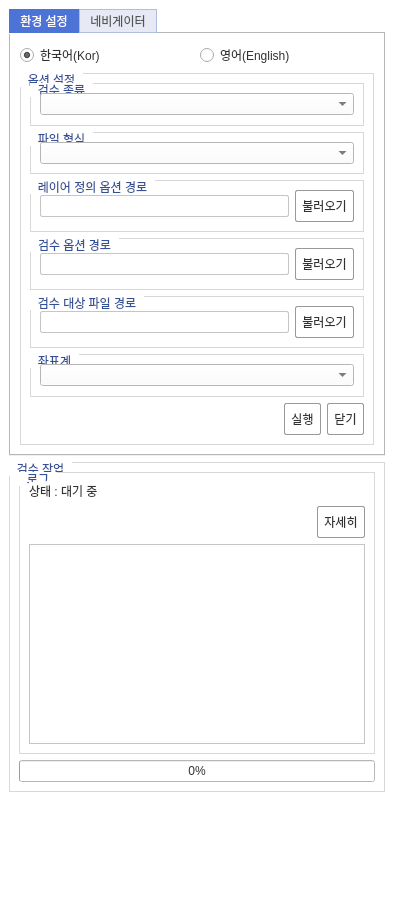
<?xml version="1.0" encoding="UTF-8"?>
<ui version="4.0">
 <class>aDockWidgetBase</class>
 <widget class="QDockWidget" name="aDockWidgetBase">
  <property name="geometry">
   <rect>
    <x>0</x>
    <y>0</y>
    <width>394</width>
    <height>901</height>
   </rect>
  </property>
  <property name="styleSheet">
   <string notr="true">



QWidget
{  
color: #323232;
    background-color: #ffffff;
}
QTreeView {

     background-color: #ffffff;
}


QToolButton{
margin: 5px 0;
border-right:1px solid #0e237a;
}


QToolButton:hover {
    color: #fff;
    background-color: #314dc0;
	border-top:1px solid #2e49b7;
	border-left:1px solid #2e49b7;
	border-bottom:1px solid #1a3194;
	border-right:1px solid #1a3194;
}


QToolButton:pressed {
    background-color: #152c8a;
}    



QToolButton:checked {
    color: #fff;
    background-color: #152c8a;
		border-radius: 0;
	
	border-top:1px solid #0e2171;
	border-left:1px solid #0e2171;
	border-bottom:1px solid #2e49b7;
	border-right:1px solid #2e49b7;
}    

QToolBar{
 background-color: #213ba7; 
 border-bottom: 1px solid #132a89;
} 

QToolBar QToolButton {
 margin-top:3px;
 padding:3px 3px;
  background: transparent;  
  color: white; 
  }
   
  
  
  
QToolBar QToolButton:pressed {
    border: 1px solid #0e2171;
    border-radius: 0;
    background-color:#152c8a
}
    
  
QToolBar::handle{ 
    background-color:#0e237a;
    border: 1px solid #0e237a; 
} 







QTabBar::tab {
    background-color:#e7eaf4;
    border:1px solid #b0bedd;
    border-top-left-radius:0;
    border-top-right-radius:0;
    padding:4px 10px;
	color:#555;
	margin-bottom:1px;

}

QTabBar::tab:selected {
    border-bottom:none;
	border:1px solid #4c73d5;
    background-color: #4c73d5;
	color:#fff;
}











/** group boxes */



QGroupBox {
    background-color: #ffffff;
    border: 1px solid #d8d8d8;
    border-top-style: solid;
    border-right-style: solid;
    border-bottom-style: solid;
    border-left-style: solid;
    border-radius: 0;
    margin-top: 3ex;  
}

QGroupBox::title {
     subcontrol-origin: margin;
    subcontrol-position: top left;  
    padding: 0 6px;
	color: #335095;
    background-color:#ffffff;
}





/** PushButtons **/

QPushButton {
    background-color: ;
	border:1px solid #999;
    border-width: 1px;
    border-radius: 2px;
       min-width: 2em;
    padding: 6px;
}

QPushButton::hover {
    background-color:#dde3f4;
    border-color: #91aee0;
}

QPushButton::disabled {
    background-color: qlineargradient(x1: 0, y1: 0, x2: 0, y2: 1,stop: 0 #ffffff22, stop: 1.0 #9b9bff22);
    border-style: dotted;
    border-width: 1px;
    border-radius: 5px;
    border-color: #99999933;
    min-width: 2em;
    padding: 6px;
    color:#33333;
}




QLineEdit {
    color: #333;
	padding:2px 5px;
    background-color: #fff;
    selection-color: #335095;
	selection-border: 1px solid #90a5dc;
    selection-background-color: #e9eefb;
    border: 1px solid #c5c5c5; /* border top color defined after QAbstractSpinBox, QLineEdit and QComboBox */
    border-radius: 2px;
}
 
QLineEdit:read-only {
       background-color: #ccc;
}

QTextEdit, QListView {
    background-color: white;
    border: 1px solid gray;
    background-attachment: scroll;
}







/* ==================================================================================== */
/* SCROLL BAR                                                                           */
/* ==================================================================================== */

QScrollBar:horizontal {
    background-color: #333;
    height: 8px;
    margin: 0px;
    padding: 0px;
}

QScrollBar::handle:horizontal {
    border: 1px solid #111;
    background: #535353;
}

QScrollBar::add-line:horizontal, QScrollBar::sub-line:horizontal,
QScrollBar::add-page:horizontal, QScrollBar::sub-page:horizontal {
    width: 0px;
    background: transparent;
}

QScrollBar:vertical {
    background-color: #c5c5c5;
    width: 8px;
    margin: 0;
}

QScrollBar::handle:vertical {
    border: 1px solid #adadad;
    background: #adadad;
}

QScrollBar::add-line:vertical, QScrollBar::sub-line:vertical,
QScrollBar::add-page:vertical, QScrollBar::sub-page:vertical {
    height: 0px;
    background: transparent;
}








/** Dock Widgets e.g. Time Manager */

QDockWidget
{	padding:10px 0 0 0;
  	color: #000;
  
}



QDockWidget::title {
    text-align: center;
    padding: 4px;
	border-bottom:1px solid #c5c5c5;
	border-right:1px solid #c5c5c5;

}

QDockWidget::close-button,
QDockWidget::float-button {
    border: 1px transparent #e6e6e6;
    border-radius: 2px;
    background: transparent;
    subcontrol-origin: padding;
    subcontrol-position: right center;
}

QDockWidget::close-button {
    right: 4px;
}
    
QDockWidget::float-button {
    right: 22px;
}

QDockWidget::close-button:hover,
QDockWidget::float-button:hover {
    background: #f5f5f5;
}

QDockWidget::close-button:pressed,
QDockWidget::float-button:pressed {
    /*padding: 1px -1px -1px 1px;*/
    background-color: #e0e0e0;
}











/** handle */

/* Similar to the splitter is the following window separator: */

QMainWindow::separator
{    background-position: center center;
    background-repeat: none;
    background-color: #d8def1;
    color: white;
	border-left:1px solid #c6cde3;
    padding-left: 4px;   
    spacing: 3px; /* spacing between items in the tool bar */
}

QMainWindow::separator:hover
{

    background-color: #d8def1;
    color: white;
    padding-left: 4px;

    border-right: 1px solid #284898;
    spacing: 3px; /* spacing between items in the tool bar */
}

</string>
  </property>
  <property name="windowTitle">
   <string>GeoDT</string>
  </property>
  <widget class="QWidget" name="dockWidgetContents">
   <layout class="QGridLayout" name="gridLayout">
    <item row="5" column="0">
     <widget class="QGroupBox" name="groupBox_8">
      <property name="sizePolicy">
       <sizepolicy hsizetype="Expanding" vsizetype="Expanding">
        <horstretch>0</horstretch>
        <verstretch>0</verstretch>
       </sizepolicy>
      </property>
      <property name="minimumSize">
       <size>
        <width>0</width>
        <height>0</height>
       </size>
      </property>
      <property name="title">
       <string>검수 작업</string>
      </property>
      <layout class="QVBoxLayout" name="verticalLayout">
       <item>
        <widget class="QGroupBox" name="groupBox_10">
         <property name="title">
          <string>로그</string>
         </property>
         <layout class="QVBoxLayout" name="verticalLayout_2">
          <item>
           <widget class="QLabel" name="logLabel">
            <property name="text">
             <string>상태 : 대기 중</string>
            </property>
            <property name="margin">
             <number>10</number>
            </property>
           </widget>
          </item>
          <item>
           <layout class="QHBoxLayout" name="horizontalLayout_2">
            <item>
             <spacer name="horizontalSpacer_3">
              <property name="orientation">
               <enum>Qt::Horizontal</enum>
              </property>
              <property name="sizeHint" stdset="0">
               <size>
                <width>40</width>
                <height>20</height>
               </size>
              </property>
             </spacer>
            </item>
            <item>
             <widget class="QPushButton" name="log_detail_btn">
              <property name="text">
               <string>자세히</string>
              </property>
              <property name="checkable">
               <bool>true</bool>
              </property>
             </widget>
            </item>
           </layout>
          </item>
          <item>
           <widget class="QPlainTextEdit" name="log_detail">
            <property name="minimumSize">
             <size>
              <width>0</width>
              <height>200</height>
             </size>
            </property>
            <property name="readOnly">
             <bool>true</bool>
            </property>
            <property name="backgroundVisible">
             <bool>false</bool>
            </property>
           </widget>
          </item>
         </layout>
        </widget>
       </item>
       <item>
        <widget class="QProgressBar" name="progressBar">
         <property name="value">
          <number>0</number>
         </property>
        </widget>
       </item>
      </layout>
     </widget>
    </item>
    <item row="6" column="0">
     <spacer name="verticalSpacer">
      <property name="orientation">
       <enum>Qt::Vertical</enum>
      </property>
      <property name="sizeHint" stdset="0">
       <size>
        <width>100</width>
        <height>500</height>
       </size>
      </property>
     </spacer>
    </item>
    <item row="0" column="0">
     <widget class="QTabWidget" name="tabWidget">
      <property name="styleSheet">
       <string notr="true">QGroupBox {
    background-color: #ffffff;
    border: 1px solid #d8d8d8;
    border-top-style: solid;
    border-right-style: solid;
    border-bottom-style: solid;
    border-left-style: solid;
    border-radius: 0;
    margin-top: 3ex;  
}

QGroupBox::title {
     subcontrol-origin: margin;
    subcontrol-position: top left;  
    padding: 0 6px;
	color: #335095;
    background-color:#ffffff;
}

QPushButton {
    background-color: ;
	border:1px solid #999;
    border-width: 1px;
    border-radius: 2px;
       min-width: 2em;
    padding: 6px;
}

QPushButton::hover {
    background-color:#dde3f4;
    border-color: #91aee0;
}

QPushButton::disabled {
    background-color: qlineargradient(x1: 0, y1: 0, x2: 0, y2: 1,stop: 0 #ffffff22, stop: 1.0 #9b9bff22);
    border-style: dotted;
    border-width: 1px;
    border-radius: 5px;
    border-color: #99999933;
    min-width: 2em;
    padding: 6px;
    color:#33333;
}




QLineEdit {
    color: #333;
	padding:2px 5px;
    background-color: #fff;
    selection-color: #335095;
	selection-border: 1px solid #90a5dc;
    selection-background-color: #e9eefb;
    border: 1px solid #c5c5c5; /* border top color defined after QAbstractSpinBox, QLineEdit and QComboBox */
    border-radius: 2px;
}
 
QLineEdit:read-only {
       background-color: #ccc;
}

QTextEdit, QListView {
    background-color: white;
    border: 1px solid gray;
    background-attachment: scroll;
}


</string>
      </property>
      <property name="currentIndex">
       <number>0</number>
      </property>
      <widget class="QWidget" name="tab">
       <attribute name="title">
        <string>환경 설정</string>
       </attribute>
       <layout class="QGridLayout" name="gridLayout_4">
        <item row="1" column="0">
         <widget class="QGroupBox" name="groupBox">
          <property name="styleSheet">
           <string notr="true">background-color: rgb(255, 255, 255);</string>
          </property>
          <property name="title">
           <string>옵션 설정</string>
          </property>
          <layout class="QGridLayout" name="gridLayout_2">
           <item row="4" column="0" colspan="3">
            <widget class="QGroupBox" name="groupBox_5">
             <property name="title">
              <string>검수 대상 파일 경로</string>
             </property>
             <layout class="QGridLayout" name="gridLayout_8">
              <item row="0" column="0">
               <widget class="QLineEdit" name="path3">
                <property name="readOnly">
                 <bool>true</bool>
                </property>
               </widget>
              </item>
              <item row="0" column="1">
               <widget class="QPushButton" name="load3">
                <property name="text">
                 <string>불러오기</string>
                </property>
               </widget>
              </item>
             </layout>
            </widget>
           </item>
           <item row="7" column="0">
            <spacer name="horizontalSpacer">
             <property name="orientation">
              <enum>Qt::Horizontal</enum>
             </property>
             <property name="sizeHint" stdset="0">
              <size>
               <width>40</width>
               <height>20</height>
              </size>
             </property>
            </spacer>
           </item>
           <item row="7" column="2">
            <widget class="QPushButton" name="close_btn">
             <property name="text">
              <string>닫기</string>
             </property>
            </widget>
           </item>
           <item row="7" column="1">
            <widget class="QPushButton" name="go_btn">
             <property name="text">
              <string>실행</string>
             </property>
            </widget>
           </item>
           <item row="0" column="0" colspan="3">
            <widget class="QGroupBox" name="groupBox_2">
             <property name="title">
              <string>검수 종류</string>
             </property>
             <layout class="QGridLayout" name="gridLayout_3">
              <item row="0" column="1">
               <widget class="QComboBox" name="cidx"/>
              </item>
             </layout>
            </widget>
           </item>
           <item row="5" column="0" colspan="3">
            <widget class="QGroupBox" name="groupBox_3">
             <property name="title">
              <string>좌표계</string>
             </property>
             <layout class="QGridLayout" name="gridLayout_9">
              <item row="0" column="0">
               <widget class="QComboBox" name="crs"/>
              </item>
             </layout>
            </widget>
           </item>
           <item row="1" column="0" colspan="3">
            <widget class="QGroupBox" name="groupBox_9">
             <property name="title">
              <string>파일 형식</string>
             </property>
             <property name="alignment">
              <set>Qt::AlignLeading|Qt::AlignLeft|Qt::AlignVCenter</set>
             </property>
             <layout class="QHBoxLayout" name="horizontalLayout">
              <item>
               <widget class="QComboBox" name="filetype"/>
              </item>
             </layout>
            </widget>
           </item>
           <item row="2" column="0" colspan="3">
            <widget class="QGroupBox" name="groupBox_7">
             <property name="title">
              <string>레이어 정의 옵션 경로</string>
             </property>
             <layout class="QGridLayout" name="gridLayout_6">
              <item row="0" column="0">
               <widget class="QLineEdit" name="path1">
                <property name="readOnly">
                 <bool>true</bool>
                </property>
               </widget>
              </item>
              <item row="0" column="1">
               <widget class="QPushButton" name="load1">
                <property name="text">
                 <string>불러오기</string>
                </property>
               </widget>
              </item>
             </layout>
            </widget>
           </item>
           <item row="3" column="0" colspan="3">
            <widget class="QGroupBox" name="groupBox_6">
             <property name="title">
              <string>검수 옵션 경로</string>
             </property>
             <layout class="QGridLayout" name="gridLayout_7">
              <item row="0" column="0">
               <widget class="QLineEdit" name="path2">
                <property name="readOnly">
                 <bool>true</bool>
                </property>
               </widget>
              </item>
              <item row="0" column="1">
               <widget class="QPushButton" name="load2">
                <property name="text">
                 <string>불러오기</string>
                </property>
               </widget>
              </item>
             </layout>
            </widget>
           </item>
          </layout>
         </widget>
        </item>
        <item row="0" column="0">
         <layout class="QHBoxLayout" name="horizontalLayout_11">
          <item>
           <widget class="QRadioButton" name="radioButton_kor">
            <property name="text">
             <string>한국어(Kor)</string>
            </property>
            <property name="checked">
             <bool>true</bool>
            </property>
           </widget>
          </item>
          <item>
           <widget class="QRadioButton" name="radioButton_eng">
            <property name="text">
             <string>영어(English)</string>
            </property>
           </widget>
          </item>
         </layout>
        </item>
       </layout>
      </widget>
      <widget class="QWidget" name="tab_2">
       <attribute name="title">
        <string>네비게이터</string>
       </attribute>
       <layout class="QGridLayout" name="gridLayout_5">
        <item row="0" column="0" colspan="2">
         <widget class="QGroupBox" name="groupBox_4">
          <property name="styleSheet">
           <string notr="true">background-color: rgb(255, 255, 255);</string>
          </property>
          <property name="title">
           <string>검수 결과</string>
          </property>
          <layout class="QGridLayout" name="gridLayout_10">
           <item row="0" column="1">
            <widget class="QComboBox" name="filelist1"/>
           </item>
           <item row="1" column="0">
            <widget class="QLabel" name="label_2">
             <property name="text">
              <string>SHP 파일</string>
             </property>
            </widget>
           </item>
           <item row="1" column="1">
            <widget class="QComboBox" name="filelist2"/>
           </item>
           <item row="0" column="0">
            <widget class="QLabel" name="label">
             <property name="text">
              <string>상위폴더</string>
             </property>
            </widget>
           </item>
           <item row="2" column="0" colspan="2">
            <widget class="QTableWidget" name="tableWidget">
             <property name="enabled">
              <bool>true</bool>
             </property>
             <property name="editTriggers">
              <set>QAbstractItemView::NoEditTriggers</set>
             </property>
             <property name="alternatingRowColors">
              <bool>true</bool>
             </property>
             <property name="selectionMode">
              <enum>QAbstractItemView::SingleSelection</enum>
             </property>
             <attribute name="horizontalHeaderStretchLastSection">
              <bool>true</bool>
             </attribute>
            </widget>
           </item>
          </layout>
         </widget>
        </item>
        <item row="1" column="0">
         <spacer name="horizontalSpacer_2">
          <property name="orientation">
           <enum>Qt::Horizontal</enum>
          </property>
          <property name="sizeHint" stdset="0">
           <size>
            <width>40</width>
            <height>20</height>
           </size>
          </property>
         </spacer>
        </item>
        <item row="1" column="1">
         <widget class="QPushButton" name="close_btn_2">
          <property name="text">
           <string>닫기</string>
          </property>
         </widget>
        </item>
       </layout>
      </widget>
     </widget>
    </item>
   </layout>
  </widget>
 </widget>
 <resources/>
 <connections/>
</ui>
